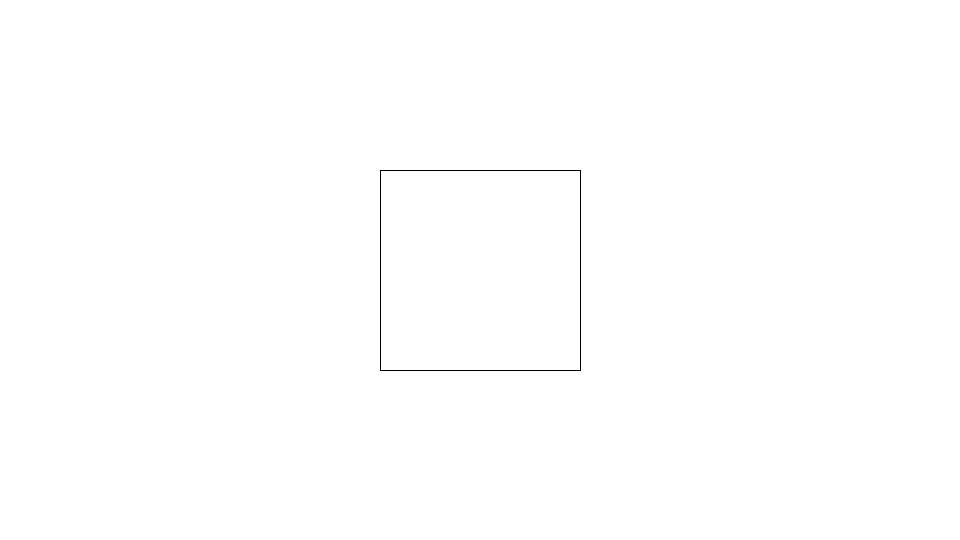
Frame 1 (no input)
Frame 60 (the mouse pressed at the canvas centre just before this capture): identical to frame 1, image omitted
Frame 120 (the mouse held since frame 60 and released just before this capture): identical to frame 1, image omitted

The Processing sketch that drew this single still picture (run headless with seeded random() and noise(); from frame 60 on, the mouse is pressed at the canvas centre):

// Processing sketch: sketch_006_rect
// ── sketch_006_rect.pde
// setup関数 : 初回1度だけ実行される
void setup(){
  size(960,540); //ウィンドウサイズを960px,540pxに
}

// draw関数 : setup関数実行後繰り返し実行される
void draw(){
  // 背景色を指定(R,G,B)
  background(255,255,255); //RGBは各0-255の数値で色を指定する
  
  // 矩形（直角な四角形）を描画
  rect(380,170,200,200); //x,y,幅,高さを指定
}
